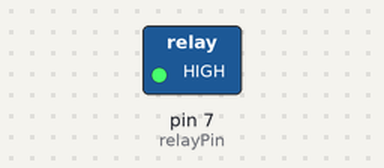
This sketch was run on a simulated Arduino Uno, built with avr-gcc and run on an emulated ATmega328P. On the bench: switched loads named in the sketch (green lamp = pin HIGH).

Above: at 0.1 s.
Timing chart, 0 to 1.6 s (numbered marks = the images above):
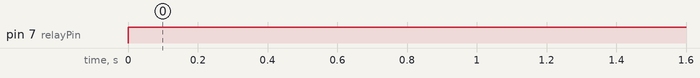

Measured:
- by itself, pin 7 (relayPin): LOW → HIGH at 0.00 s

The sketch:

LightTest.ino
```cpp
const int relayPin = 7;

void setup() {
  pinMode(relayPin, OUTPUT);
}

void loop() {
  digitalWrite(relayPin, HIGH); // Light ON
 delay(2000);                  // Wait 2 seconds
 // digitalWrite(relayPin, LOW);  // Light OFF
  //delay(2000);                  // Wait 2 seconds
}
```
